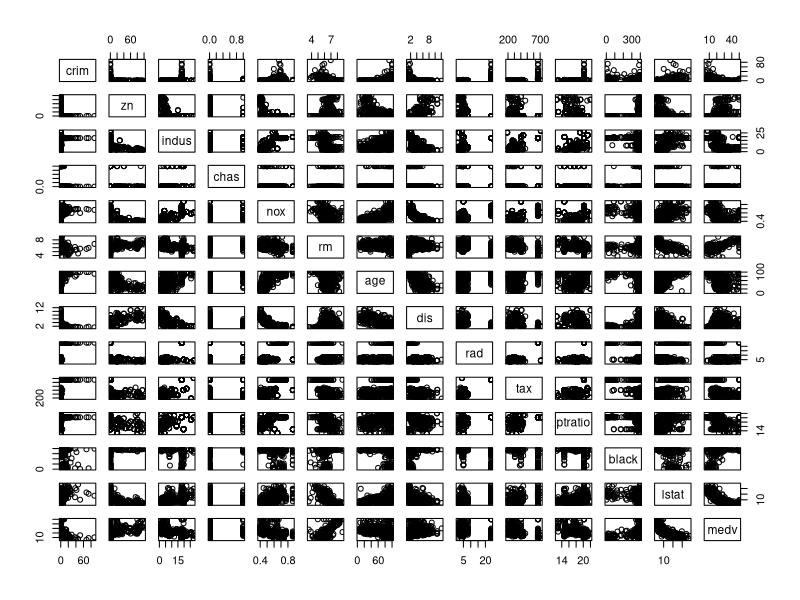
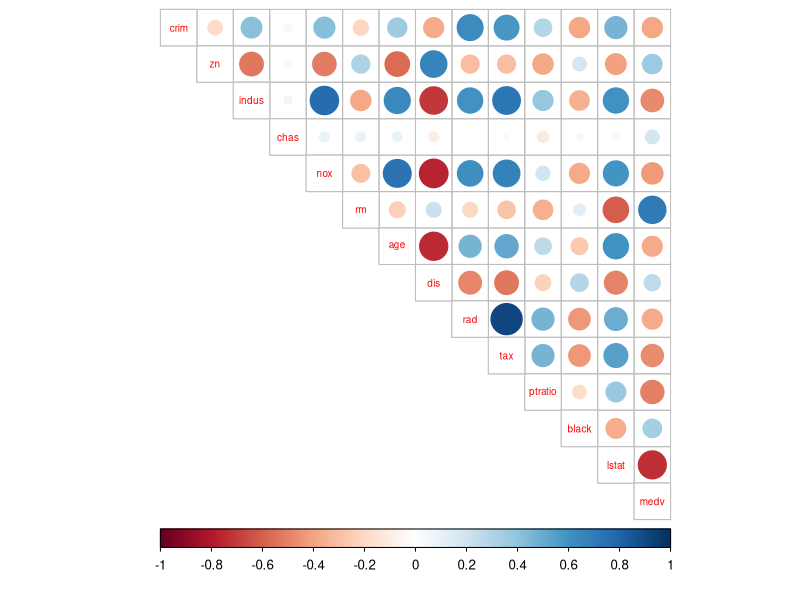
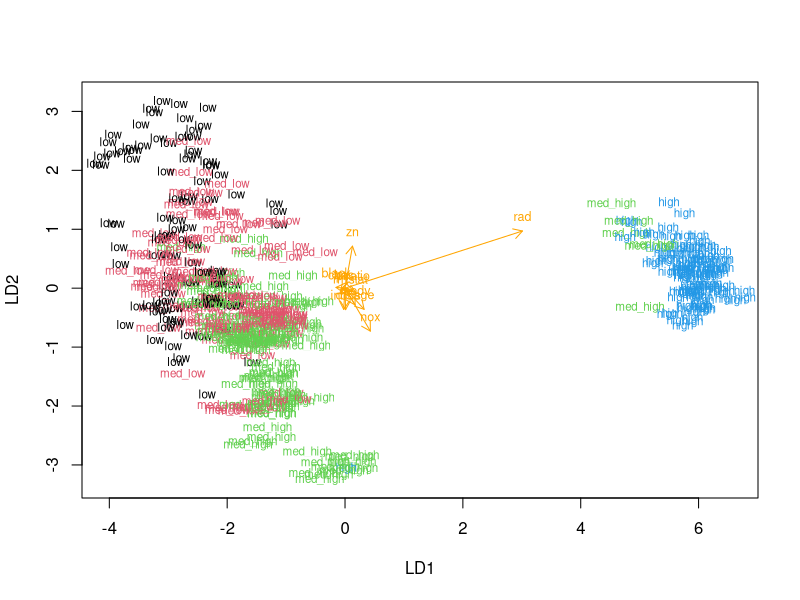
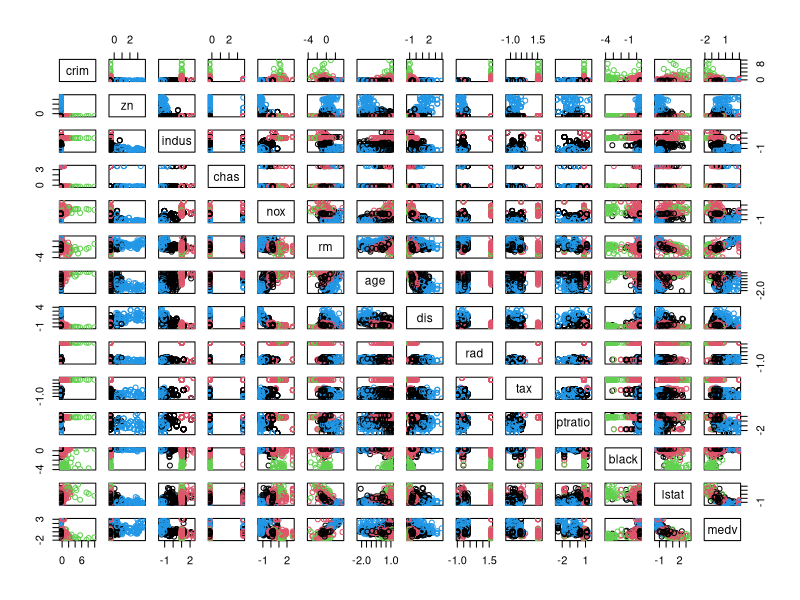
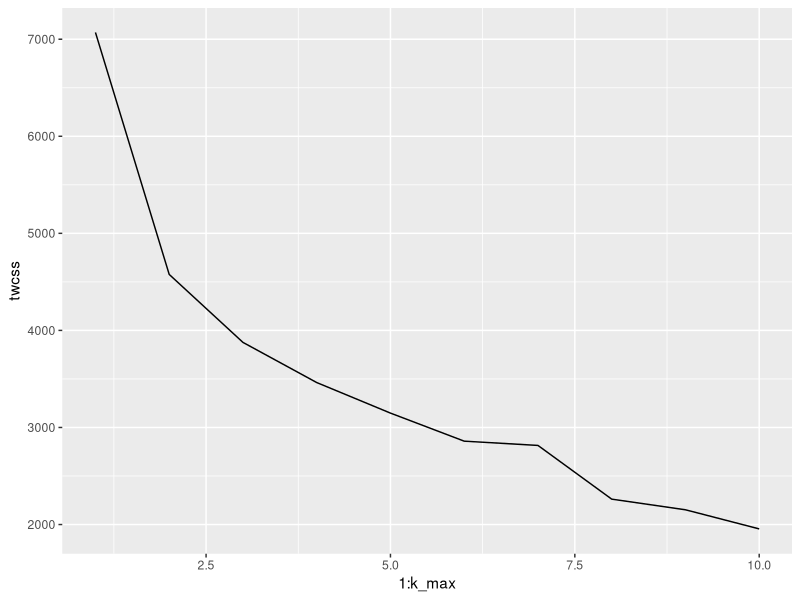
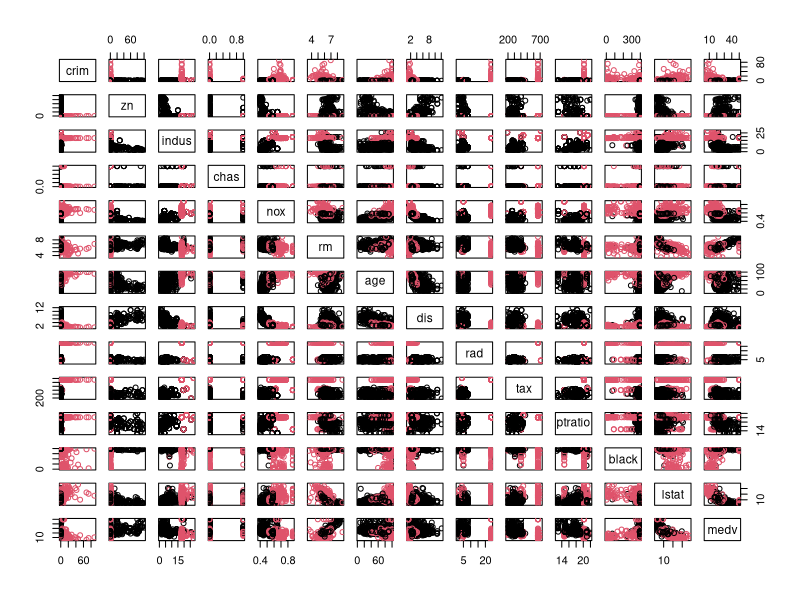

Write the R code that produced these figures, in order.
## ---- chunk 1
library(MASS)
library(ggplot2)
library(dplyr)
data("Boston")
## ---- chunk 2
dim(Boston)
str(Boston)
variable.names(Boston)
## ---- chunk 3
summary(Boston)
pairs(Boston)
## ---- chunk 4
library(corrplot)
cor_matrix<-cor(Boston) %>% round(digits = 2)
cor_matrix
corrplot(cor_matrix, method="circle", type="upper", cl.pos="b", tl.pos="d", tl.cex = 0.6)
## ---- chunk 5
boston_scaled <- scale(Boston)
summary(boston_scaled)
boston_scaled <- as.data.frame(boston_scaled)
## ---- chunk 6
library(tidyr)
## ---- chunk 7
summary(boston_scaled$crim)
## ---- chunk 8
bins <- quantile(boston_scaled$crim)
crime <- cut(boston_scaled$crim, breaks = bins, 
include.lowest = TRUE, labels = c("low", "med_low", "med_high", "high"))
## ---- chunk 9
boston_scaled <- dplyr::select(boston_scaled, -crim)
boston_scaled <- data.frame(boston_scaled, crime)
## ---- chunk 10
n <- nrow(boston_scaled)
ind <- sample(n,  size = n * 0.8)
train <- boston_scaled[ind,]
test <- boston_scaled[-ind,]
correct_classes <- test$crime
test <- dplyr::select(test, -crime)
## ---- chunk 11
lda.fit <- lda(crime ~ ., data = train)
classes <- as.numeric(train$crime)
lda.arrows <- function(x, myscale = 1, arrow_heads = 0.1, color = "orange", tex = 0.75, choices = c(1,2)){
  heads <- coef(x)
  arrows(x0 = 0, y0 = 0, 
         x1 = myscale * heads[,choices[1]], 
         y1 = myscale * heads[,choices[2]], col=color, length = arrow_heads)
  text(myscale * heads[,choices], labels = row.names(heads), 
       cex = tex, col=color, pos=3)
}

plot(lda.fit, dimen = 2, col = classes, pch = classes)
lda.arrows(lda.fit, myscale = 1)
## ---- chunk 12
lda.pred <- predict(lda.fit, newdata = test)
table(correct = correct_classes, predicted = lda.pred$class)
## ---- chunk 13
library(MASS)
data("Boston")
## ---- chunk 14
scaled2 <- scale(Boston)
summary(scaled2)
dist_eu <- dist(scaled2)
summary(dist_eu)
## ---- chunk 15
k <-kmeans(scaled2, centers = 4)
pairs(scaled2, col = k$cluster)
## ---- chunk 16
set.seed(123)
k_max <- 10
twcss <- sapply(1:k_max, function(k){kmeans(scaled2, k)$tot.withinss})
qplot(x = 1:k_max, y = twcss, geom = 'line')
m <-kmeans(scaled2, centers = 2)
pairs(Boston, col = m$cluster)
## ---- chunk 17
knitr::opts_chunk$set(echo = TRUE)
